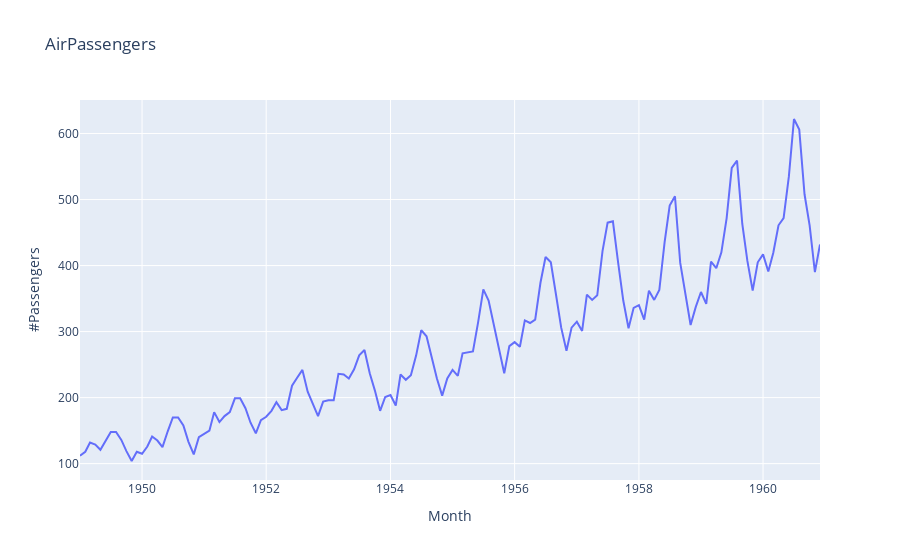

Source (notebook cell):
### Markdown cell above
Line Plot using the Data from the CSV File

### Code cell
fig1 = px.line(df, x='Month', y='#Passengers', title='AirPassengers')
fig1.show()

### Figure 1 — Plotly figure (JSON) as saved in the notebook; plotly's stock layout.template omitted (floating-point values rounded to 4 significant figures; data arrays with more than 128 entries replaced by an {"elided": "..."} marker saying what was removed)
{"data": [{"hovertemplate": "Month=%{x}<br>#Passengers=%{y}<extra></extra>", "legendgroup": "", "line": {"color": "#636efa", "dash": "solid"}, "marker": {"symbol": "circle"}, "mode": "lines", "name": "", "orientation": "v", "showlegend": false, "type": "scatter", "x": {"elided": "144 str values"}, "xaxis": "x", "y": {"elided": "144 int values"}, "yaxis": "y"}], "layout": {"legend": {"tracegroupgap": 0}, "title": {"text": "AirPassengers"}, "xaxis": {"anchor": "y", "domain": [0, 1], "title": {"text": "Month"}}, "yaxis": {"anchor": "x", "domain": [0, 1], "title": {"text": "#Passengers"}}}}
